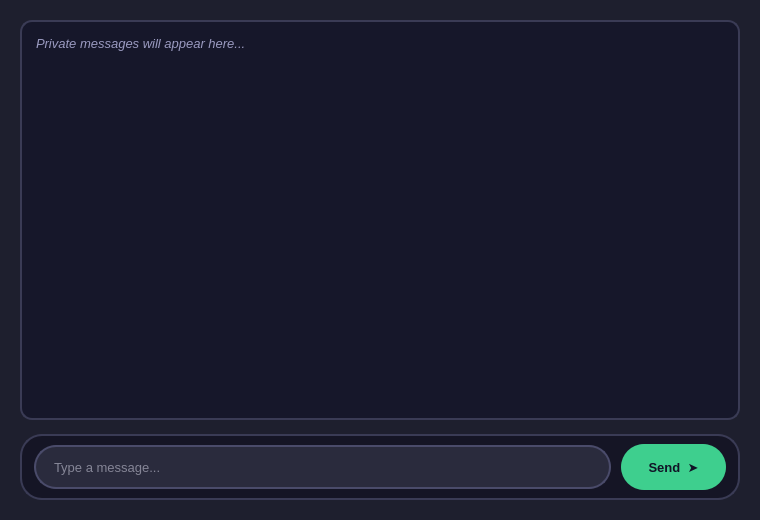
<?xml version="1.0" encoding="UTF-8"?>
<ui version="4.0">
 <class>PrivateWindow</class>
 <widget class="QDialog" name="PrivateWindow">
  <property name="geometry">
   <rect>
    <x>0</x>
    <y>0</y>
    <width>760</width>
    <height>520</height>
   </rect>
  </property>
  <property name="windowTitle">
   <string>Private Chat</string>
  </property>
  <property name="styleSheet">
   <string>
QDialog#PrivateWindow {
    background-color: #1e1f2e;
    color: #e0e0f0;
    font-family: "Segoe UI", Arial, sans-serif;
}

QTextEdit#privateDisplay {
    background-color: #16172a;
    color: #dcdcf0;
    border: 2px solid #3a3b55;
    border-radius: 12px;
    padding: 10px;
    font-size: 13px;
}

QFrame#inputBar {
    background-color: #151525;
    border: 2px solid #3a3b55;
    border-radius: 22px;
}

QLineEdit#messageInput {
    background-color: #2a2b3d;
    color: #e0e0f0;
    border: 2px solid #4a4b6a;
    border-radius: 22px;
    padding: 0px 16px;
    font-size: 13px;
}

QLineEdit#messageInput:focus {
    border: 2px solid #7c6af7;
}

QPushButton#sendButton {
    background-color: #3ecf8e;
    color: #101426;
    border: none;
    border-radius: 23px;
    font-size: 13px;
    font-weight: bold;
}

QPushButton#sendButton:hover {
    background-color: #55e0a3;
}
   </string>
  </property>
  <layout class="QVBoxLayout" name="mainLayout">
   <property name="spacing">
    <number>14</number>
   </property>
   <property name="leftMargin">
    <number>20</number>
   </property>
   <property name="topMargin">
    <number>20</number>
   </property>
   <property name="rightMargin">
    <number>20</number>
   </property>
   <property name="bottomMargin">
    <number>20</number>
   </property>
   <item>
    <widget class="QTextEdit" name="privateDisplay">
     <property name="readOnly">
      <bool>true</bool>
     </property>
     <property name="html">
      <string>&lt;html&gt;&lt;body&gt;&lt;p style="color:#9a9ac0; font-style:italic;"&gt;Private messages will appear here...&lt;/p&gt;&lt;/body&gt;&lt;/html&gt;</string>
     </property>
    </widget>
   </item>
   <item>
    <widget class="QFrame" name="inputBar">
     <property name="minimumSize">
      <size>
       <width>0</width>
       <height>66</height>
      </size>
     </property>
     <layout class="QHBoxLayout" name="inputLayout">
      <property name="leftMargin">
       <number>12</number>
      </property>
      <property name="topMargin">
       <number>8</number>
      </property>
      <property name="rightMargin">
       <number>12</number>
      </property>
      <property name="bottomMargin">
       <number>8</number>
      </property>
      <property name="spacing">
       <number>10</number>
      </property>
      <item>
       <widget class="QLineEdit" name="messageInput">
        <property name="minimumSize">
         <size>
          <width>0</width>
          <height>44</height>
         </size>
        </property>
        <property name="placeholderText">
         <string>Type a message...</string>
        </property>
       </widget>
      </item>
      <item>
       <widget class="QPushButton" name="sendButton">
        <property name="minimumSize">
         <size>
          <width>105</width>
          <height>46</height>
         </size>
        </property>
        <property name="maximumSize">
         <size>
          <width>115</width>
          <height>46</height>
         </size>
        </property>
        <property name="text">
         <string>Send  ➤</string>
        </property>
       </widget>
      </item>
     </layout>
    </widget>
   </item>
  </layout>
 </widget>
 <resources/>
 <connections/>
</ui>
